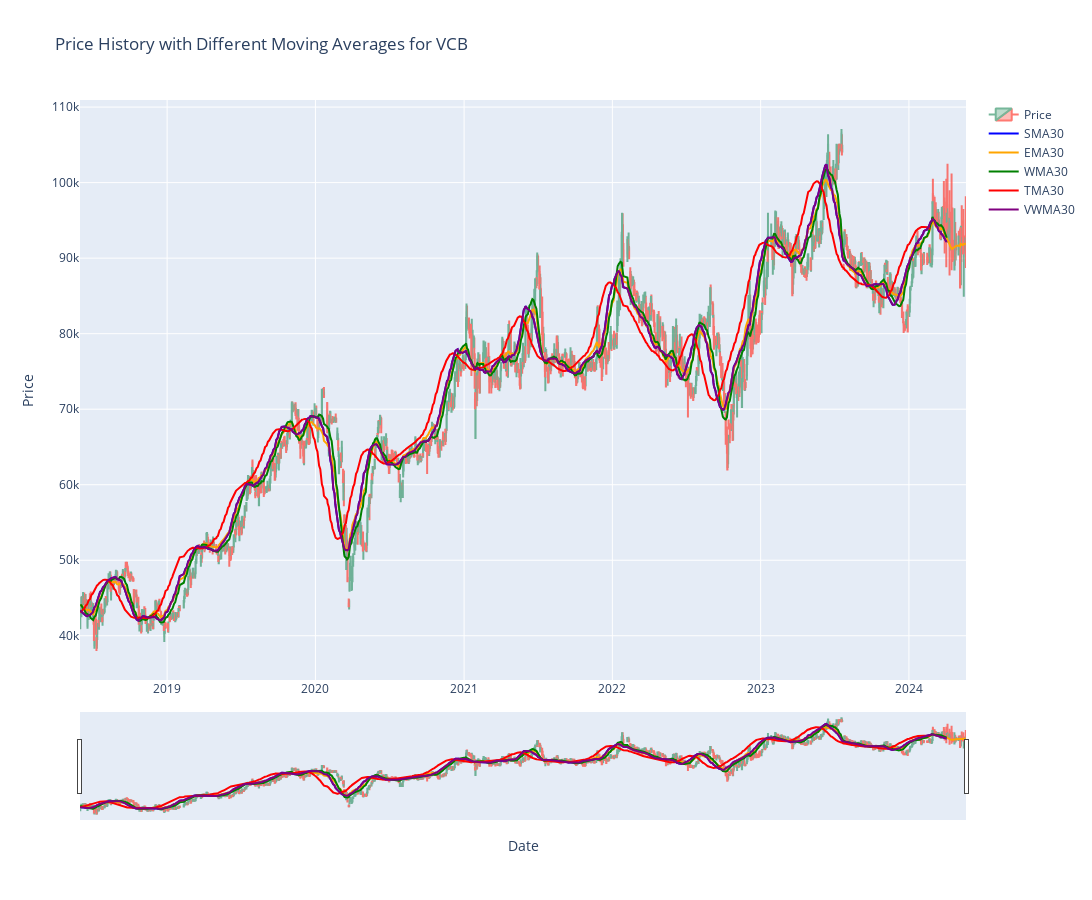

The code cell stored with this chart in its notebook:
### Code cell
df = VCB_df
# Calculate different moving averages
df['SMA30'] = MA(df, period=30, column='Price', ma_type='SMA')
df['EMA30'] = MA(df, period=30, column='Price', ma_type='EMA')
df['WMA30'] = MA(df, period=30, column='Price', ma_type='WMA')
df['TMA30'] = MA(df, period=30, column='Price', ma_type='TMA')
df['VWMA30'] = MA(df, period=30, column='Price', ma_type='VWMA')

# Create candlestick chart with different moving averages
fig = go.Figure()

# Candlestick
fig.add_trace(go.Candlestick(x=df.index,
                             open=df['Open'],
                             high=df['High'],
                             low=df['Low'],
                             close=df['Price'],
                             name='Price',
                             opacity=0.7))

# SMA30
fig.add_trace(go.Scatter(x=df.index,
                         y=df['SMA30'],
                         mode='lines',
                         name='SMA30',
                         line=dict(color='blue')))

# EMA30
fig.add_trace(go.Scatter(x=df.index,
                         y=df['EMA30'],
                         mode='lines',
                         name='EMA30',
                         line=dict(color='orange')))

# WMA30
fig.add_trace(go.Scatter(x=df.index,
                         y=df['WMA30'],
                         mode='lines',
                         name='WMA30',
                         line=dict(color='green')))

# TMA30
fig.add_trace(go.Scatter(x=df.index,
                         y=df['TMA30'],
                         mode='lines',
                         name='TMA30',
                         line=dict(color='red')))

# VWMA30
fig.add_trace(go.Scatter(x=df.index,
                         y=df['VWMA30'],
                         mode='lines',
                         name='VWMA30',
                         line=dict(color='purple')))

# Update layout
fig.update_layout(title='Price History with Different Moving Averages for VCB',
                  xaxis_title='Date',
                  yaxis_title='Price',
                  width=1400,
                  height=900)

fig.show()

### Figure 1 — Plotly figure (JSON) as saved in the notebook; plotly's stock layout.template omitted (floating-point values rounded to 4 significant figures; data arrays with more than 128 entries replaced by an {"elided": "..."} marker saying what was removed)
{"data": [{"close": {"elided": "1491 int values"}, "high": {"elided": "1491 int values"}, "low": {"elided": "1491 int values"}, "name": "Price", "opacity": 0.7, "open": {"elided": "1491 int values"}, "type": "candlestick", "x": {"elided": "1491 str values"}}, {"line": {"color": "blue"}, "mode": "lines", "name": "SMA30", "type": "scatter", "x": {"elided": "1491 str values"}, "y": {"elided": "1491 float values"}}, {"line": {"color": "orange"}, "mode": "lines", "name": "EMA30", "type": "scatter", "x": {"elided": "1491 str values"}, "y": {"elided": "1491 float values"}}, {"line": {"color": "green"}, "mode": "lines", "name": "WMA30", "type": "scatter", "x": {"elided": "1491 str values"}, "y": {"elided": "1491 float values"}}, {"line": {"color": "red"}, "mode": "lines", "name": "TMA30", "type": "scatter", "x": {"elided": "1491 str values"}, "y": {"elided": "1491 float values"}}, {"line": {"color": "purple"}, "mode": "lines", "name": "VWMA30", "type": "scatter", "x": {"elided": "1491 str values"}, "y": {"elided": "1491 float values"}}], "layout": {"height": 900, "title": {"text": "Price History with Different Moving Averages for VCB"}, "width": 1400, "xaxis": {"title": {"text": "Date"}}, "yaxis": {"title": {"text": "Price"}}}}
